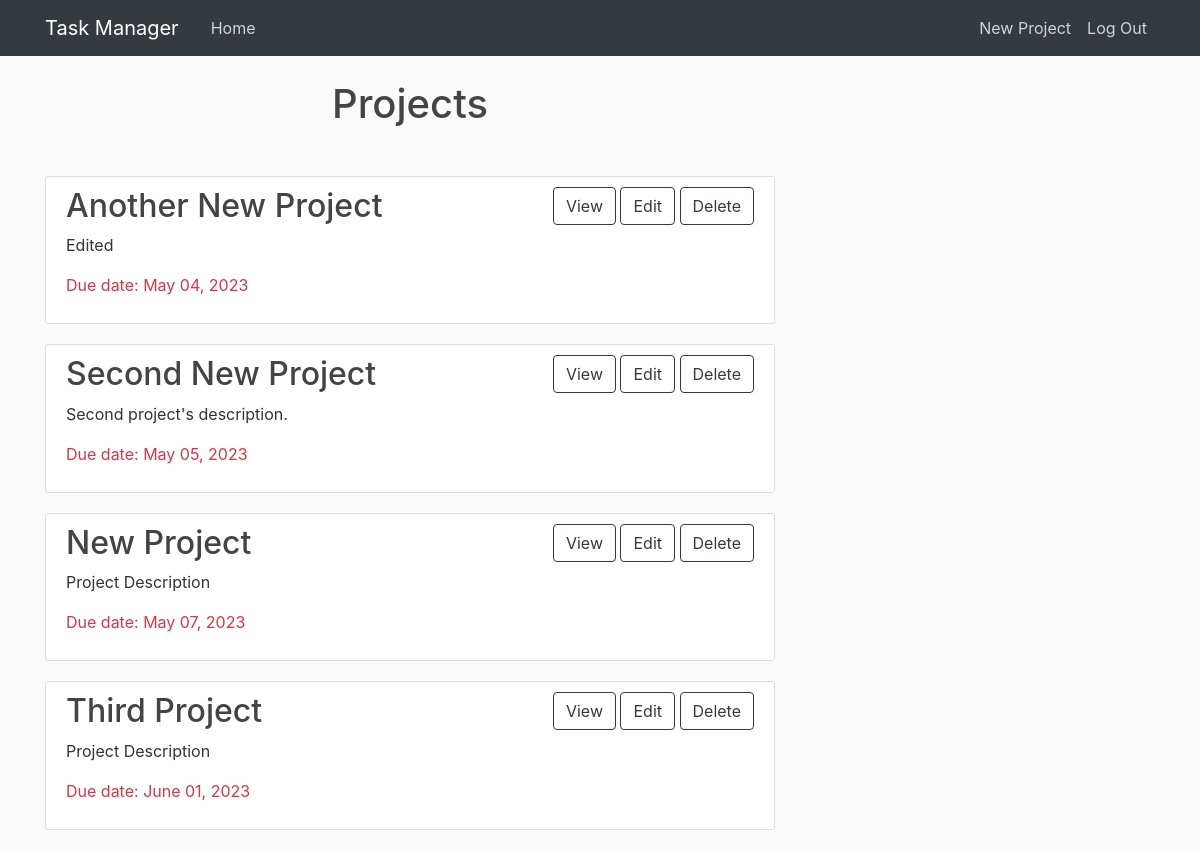
The app's page / (signed in), older data.
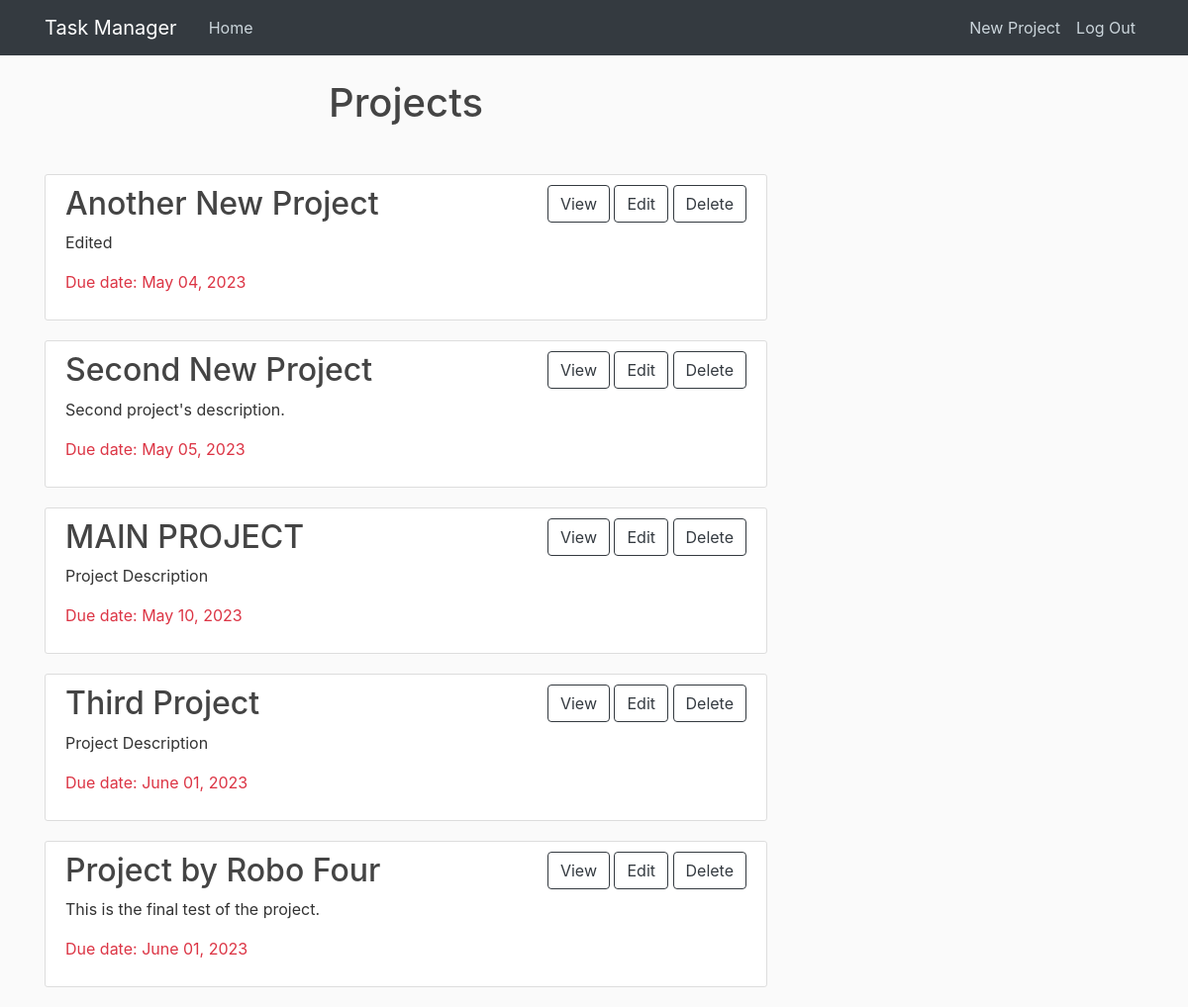
The same page, newer data.
### tasks/models.py (models this page shows, shortened)
class Project(models.Model):
    name = models.CharField(max_length=255)
    description = models.TextField(default='Project Description')
    deadline = models.DateField(timezone.now())

### tasks/views.py (the view)
# urls.py: path('', views.project_list, name='project_list'),
@login_required
def project_list(request):
    projects = Project.objects.all().order_by('deadline')
    return render(request, 'tasks/project_list.html', {'projects': projects})

### tasks/templates/tasks/project_list.html
{% extends 'tasks/base.html' %}
{% block content %}
  <h1 class="text-center mb-5">Projects</h1>
  {% for project in projects %}
    <article class="media content-section">
      <div class="media-body">
        <h2><a class="article-title" href="{% url 'project_detail' project.pk %}">{{ project.name }}</a></h2>
        <p class="article-content">{{ project.description }}</p>
        <p class="text-danger">Due date: {{ project.deadline|date:"F d, Y" }}</p>
      </div>
      <div class="btn-outline " role="group" aria-label="Project Actions">
        <a href="{% url 'project_detail' project.pk %}" class="btn btn-outline-dark mb-4">View</a>
        <a href="{% url 'project_update' project.pk %}" class="btn btn-outline-dark mb-4">Edit</a>
        <a href="{% url 'project_delete' project.pk %}" class="btn btn-outline-dark mb-4">Delete</a>
      </div>
    </article>
  {% empty %}
    <div>No Projects</div>
  {% endfor %}
{% endblock %}

Row changes from the older to the newer data that the page shows:
removed Project: name "New Project", description "Project Description", deadline "May 07, 2023"
added Project: name "MAIN PROJECT", description "Project Description", deadline "May 10, 2023"
added Project: name "Project by Robo Four", description "This is the final test of the project.", deadline "June 01, 2023"
